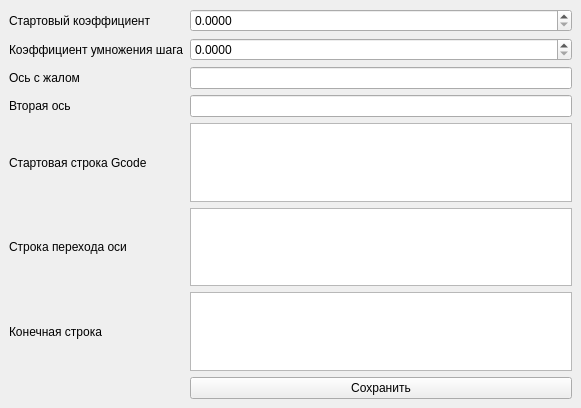
<?xml version="1.0" encoding="UTF-8"?>
<ui version="4.0">
 <class>setting</class>
 <widget class="QMainWindow" name="setting">
  <property name="geometry">
   <rect>
    <x>0</x>
    <y>0</y>
    <width>581</width>
    <height>408</height>
   </rect>
  </property>
  <property name="windowTitle">
   <string>Настройки </string>
  </property>
  <widget class="QWidget" name="centralwidget">
   <layout class="QGridLayout" name="gridLayout">
    <item row="5" column="1">
     <widget class="QTextEdit" name="textEdit_2">
      <property name="font">
       <font>
        <pointsize>9</pointsize>
       </font>
      </property>
     </widget>
    </item>
    <item row="3" column="0">
     <widget class="QLabel" name="label_7">
      <property name="font">
       <font>
        <pointsize>9</pointsize>
       </font>
      </property>
      <property name="text">
       <string>Вторая ось</string>
      </property>
     </widget>
    </item>
    <item row="3" column="1">
     <widget class="QLineEdit" name="lineEdit_2">
      <property name="font">
       <font>
        <pointsize>9</pointsize>
       </font>
      </property>
     </widget>
    </item>
    <item row="6" column="0">
     <widget class="QLabel" name="label_5">
      <property name="font">
       <font>
        <pointsize>9</pointsize>
       </font>
      </property>
      <property name="text">
       <string>Конечная строка</string>
      </property>
     </widget>
    </item>
    <item row="2" column="1">
     <widget class="QLineEdit" name="lineEdit">
      <property name="font">
       <font>
        <pointsize>9</pointsize>
       </font>
      </property>
     </widget>
    </item>
    <item row="0" column="0">
     <widget class="QLabel" name="label">
      <property name="font">
       <font>
        <pointsize>9</pointsize>
       </font>
      </property>
      <property name="text">
       <string>Стартовый коэффициент</string>
      </property>
     </widget>
    </item>
    <item row="1" column="0">
     <widget class="QLabel" name="label_2">
      <property name="font">
       <font>
        <pointsize>9</pointsize>
       </font>
      </property>
      <property name="text">
       <string>Коэффициент умножения шага</string>
      </property>
     </widget>
    </item>
    <item row="2" column="0">
     <widget class="QLabel" name="label_6">
      <property name="font">
       <font>
        <pointsize>9</pointsize>
       </font>
      </property>
      <property name="text">
       <string>Ось с жалом</string>
      </property>
     </widget>
    </item>
    <item row="0" column="1">
     <widget class="QDoubleSpinBox" name="doubleSpinBox">
      <property name="font">
       <font>
        <pointsize>9</pointsize>
       </font>
      </property>
      <property name="decimals">
       <number>4</number>
      </property>
     </widget>
    </item>
    <item row="5" column="0">
     <widget class="QLabel" name="label_4">
      <property name="font">
       <font>
        <pointsize>9</pointsize>
       </font>
      </property>
      <property name="text">
       <string>Строка перехода оси</string>
      </property>
     </widget>
    </item>
    <item row="4" column="1">
     <widget class="QTextEdit" name="textEdit">
      <property name="font">
       <font>
        <pointsize>9</pointsize>
       </font>
      </property>
     </widget>
    </item>
    <item row="4" column="0">
     <widget class="QLabel" name="label_3">
      <property name="font">
       <font>
        <pointsize>9</pointsize>
       </font>
      </property>
      <property name="text">
       <string>Стартовая строка Gcode</string>
      </property>
     </widget>
    </item>
    <item row="1" column="1">
     <widget class="QDoubleSpinBox" name="doubleSpinBox_2">
      <property name="font">
       <font>
        <pointsize>9</pointsize>
       </font>
      </property>
      <property name="decimals">
       <number>4</number>
      </property>
     </widget>
    </item>
    <item row="6" column="1">
     <widget class="QTextEdit" name="textEdit_3">
      <property name="font">
       <font>
        <pointsize>9</pointsize>
       </font>
      </property>
     </widget>
    </item>
    <item row="7" column="1">
     <widget class="QPushButton" name="pushButton">
      <property name="font">
       <font>
        <pointsize>9</pointsize>
       </font>
      </property>
      <property name="text">
       <string>Сохранить</string>
      </property>
     </widget>
    </item>
   </layout>
  </widget>
 </widget>
 <resources/>
 <connections/>
</ui>
